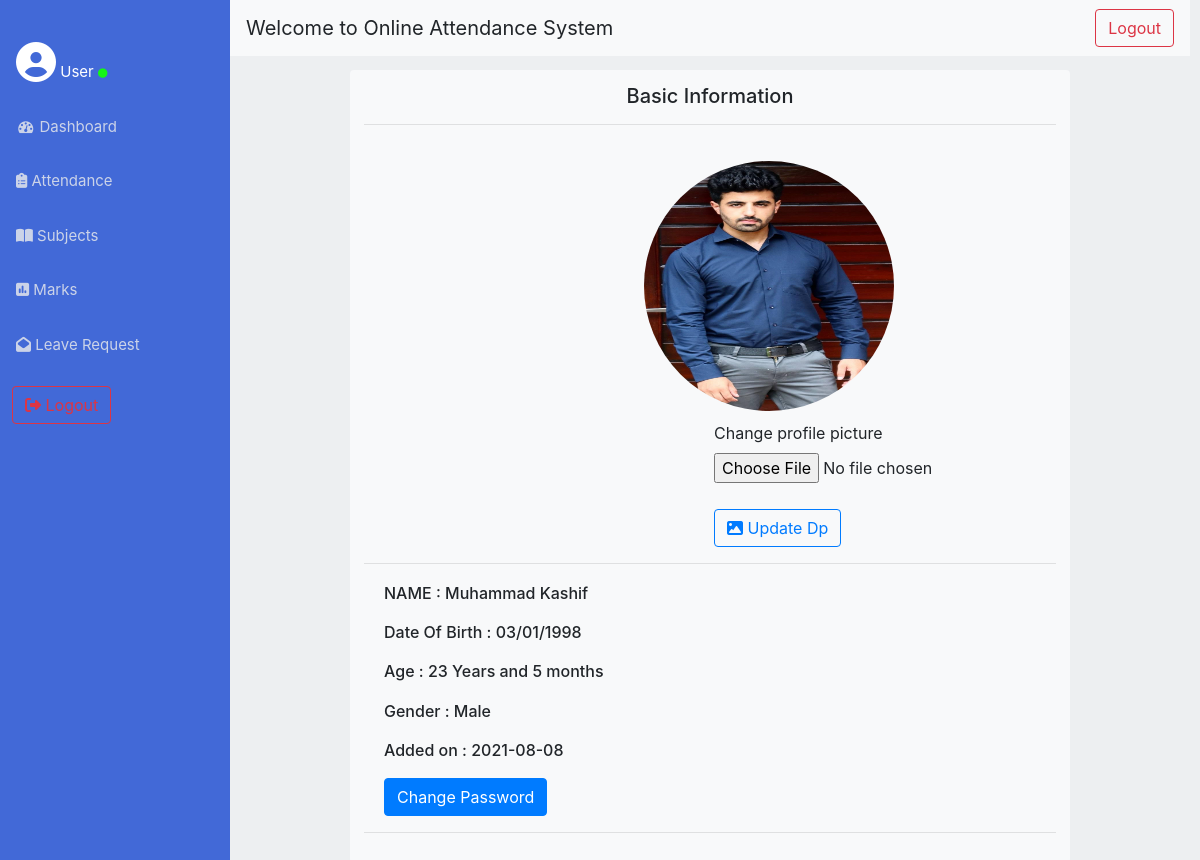
Page /User/user_profile.php (signed in) on the committed database.
### tables this page shows
CREATE TABLE `users` (
  `email` varchar(200) NOT NULL,
  `fname` varchar(200) NOT NULL,
  `lname` varchar(200) NOT NULL,
  `password1` varchar(200) NOT NULL,
  `password2` varchar(200) NOT NULL,
  `dob` varchar(200) NOT NULL,
  `age_y` varchar(200) NOT NULL,
  `age_m` varchar(200) NOT NULL,
  `dp` varchar(200) NOT NULL,
  `gender` varchar(200) NOT NULL,
  `date_time` date NOT NULL
);

### User/user_profile.php (the view, shortened to what this page needs)
<?php
include('./header.php');
include('../server.php');
$email = $_SESSION["email"];
$sql = "SELECT * FROM users WHERE email='$email'";
$result = $conn->query($sql);
?>
<!DOCTYPE html>
<html>
<head>
</head>
<body>
  <div class="main">
    <div class="Basic">
      <h5 style="text-align: center;"> Basic Information </h5>
      <hr>
      <?php if ($result->num_rows > 0) {
        while ($row = $result->fetch_assoc()) {
      ?>
          <img src="../Admin/image/<?php echo $row["dp"]; ?>"> <br>
          <form method="POST" enctype="multipart/form-data">
            <div class="form-group">
              <label for="image">Change profile picture </label>
              <input type="file" name="dp" accept="image/*" required class="form-control-file" id="image" required>
            </div>
            <button type="submit" name="update_dp" class="btn btn-outline-primary"><i class="fas fa-image"></i> Update Dp</button>
          </form>
          <hr>
          <h6 style="margin-top: 20px; margin-left: 20px;">NAME : <?php echo $row["fname"] . " " . $row["lname"]; ?> </h6>
          <h6 style="margin-top: 20px; margin-left: 20px;"> Date Of Birth : <?php echo $row["dob"]; ?> </h6>
          <h6 style="margin-top: 20px; margin-left: 20px;">Age : <?php echo $row["age_y"]; ?> Years and <?php echo $row["age_m"]; ?> months </h6>
          <h6 style="margin-top: 20px; margin-left: 20px;"> Gender : <?php echo $row["gender"]; ?> </h6>
          <h6 style="margin-top: 20px; margin-left: 20px;">Added on : <?php echo $row["date_time"]; ?> </h6>
          <button style="margin-top: 10px; margin-left: 20px;" type="button" class="btn btn-primary" data-toggle="modal" data-target="#exampleModal">
            Change Password
          </button>
          <hr>
      <?php
        }
      } ?>
    </div>
  </div>
</body>
</html>

### User/header.php (style rules this page uses)
body { background-color: #edeff1; }
.main { margin-left: 220px; padding: 0px 10px; }

### User/user_profile.php (style rules this page uses)
img { border-radius: 50%; width: 250px; height: 250px; margin-left: 280px; margin-top: 20px; }
.btn-outline-primary, .form-group { margin-top: 10px; margin-left: 350px; }
.Basic { background-color: #f8f9fa; padding: 14px; border-radius: 4px; margin-left: 120px; margin-right: 120px; margin-bottom: 10px; margin-top: 14px; }

### rows in the picture
users: dp (picture), fname "Muhammad", lname "Kashif", dob "03/01/1998", age_y "23", age_m "5", gender "Male", date_time "2021-08-08"
